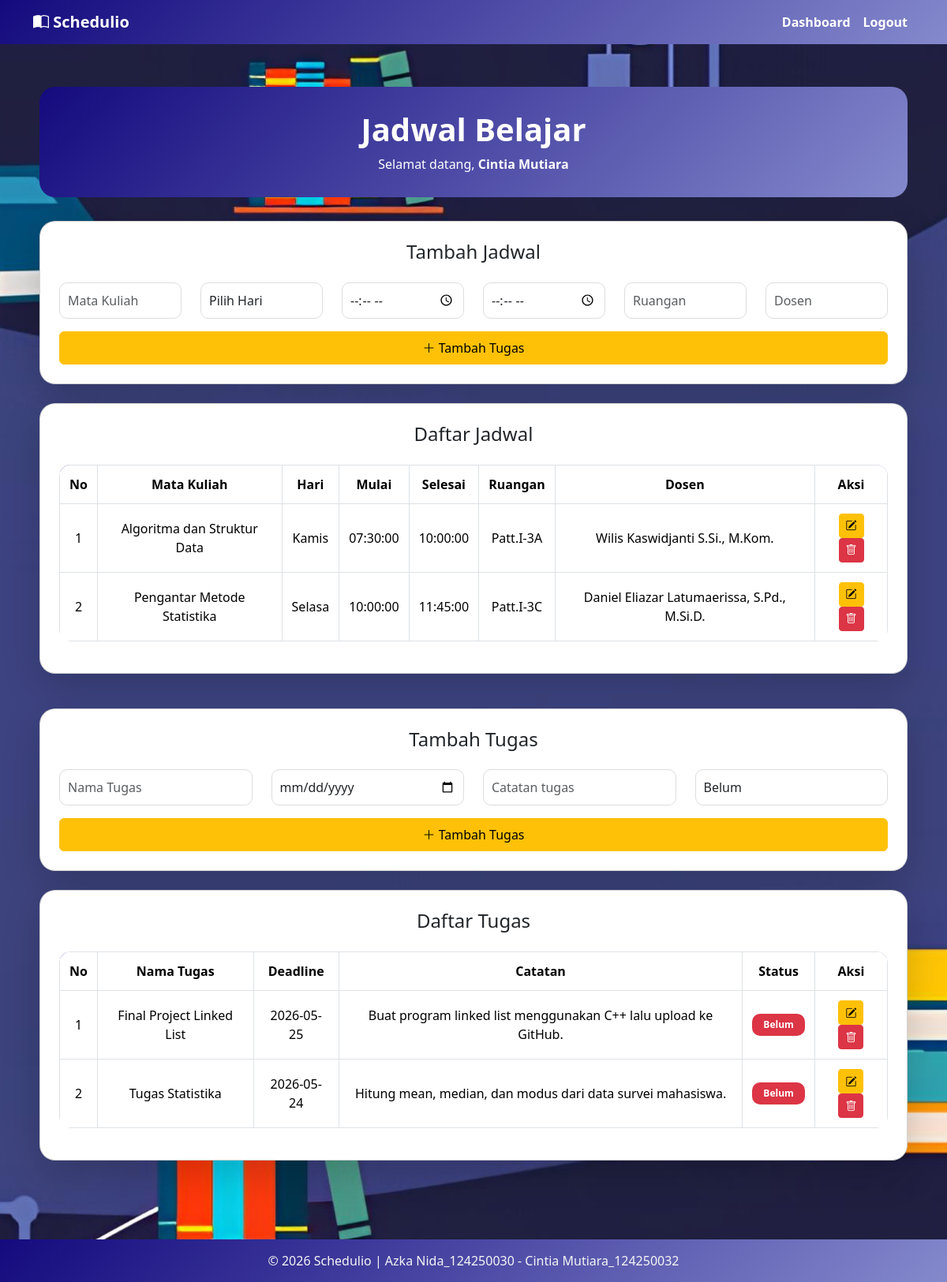
Before: /dashboard.php (signed in) with the older database file.
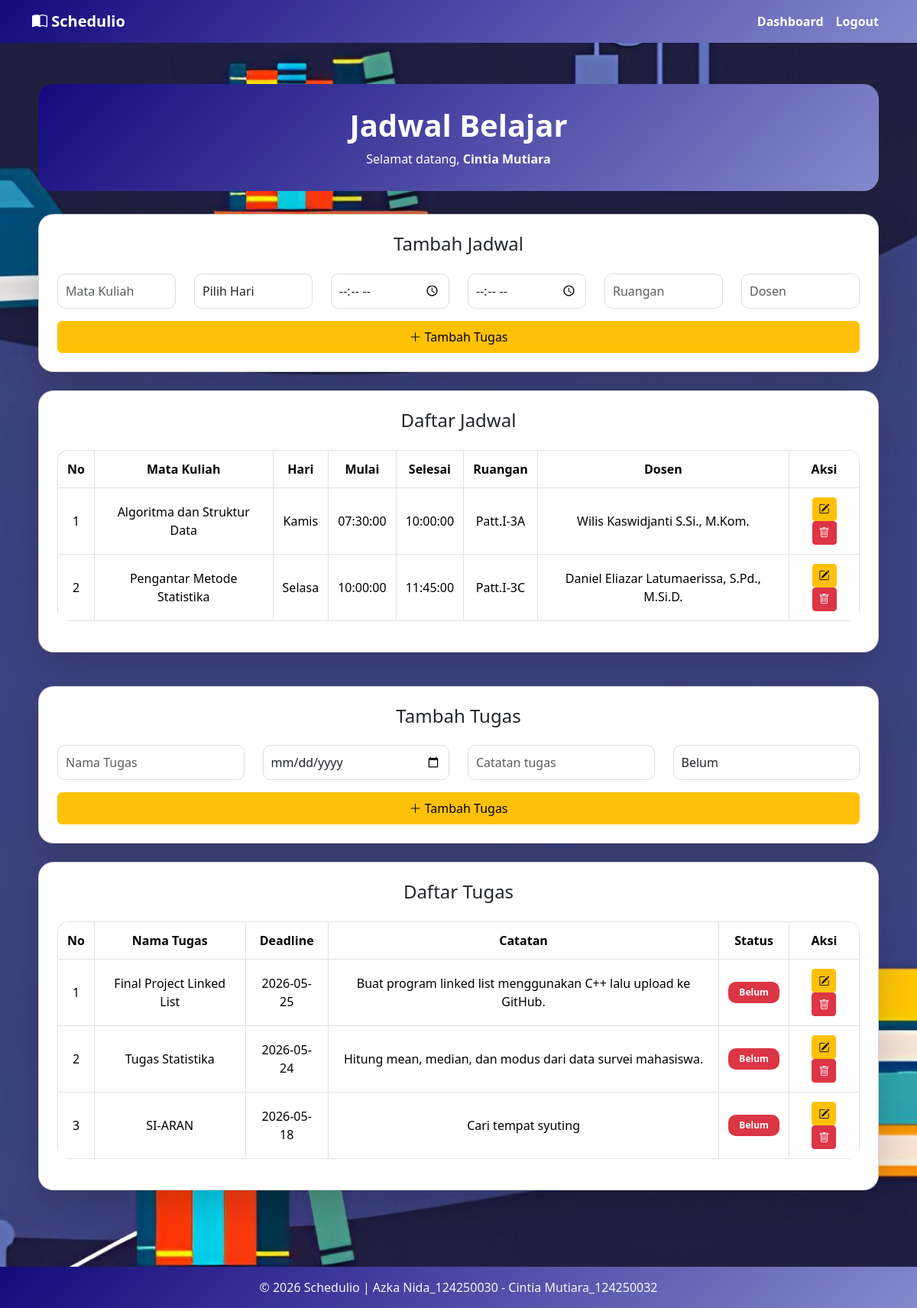
After: the same page with the newer database file.
### tables this page shows
CREATE TABLE `jadwal` (
  `id` int(11) NOT NULL,
  `user_id` int(11) DEFAULT NULL,
  `matkul` varchar(100) DEFAULT NULL,
  `hari` varchar(20) DEFAULT NULL,
  `jam_mulai` time DEFAULT NULL,
  `jam_selesai` time DEFAULT NULL,
  `ruangan` varchar(100) DEFAULT NULL,
  `dosen` varchar(100) DEFAULT NULL
);

CREATE TABLE `tugas` (
  `id` int(11) NOT NULL,
  `user_id` int(11) DEFAULT NULL,
  `nama_tugas` varchar(100) DEFAULT NULL,
  `deadline` date DEFAULT NULL,
  `catatan` text DEFAULT NULL,
  `status` enum('Belum','Selesai') DEFAULT 'Belum'
);

### dashboard.php (the view, shortened to what this page needs)
<?php
    include 'koneksi.php';
?>
<!DOCTYPE html>
<html lang="en">
<head>
    <link href="https://cdn.jsdelivr.net/npm/bootstrap@5.3.8/dist/css/bootstrap.min.css" rel="stylesheet">
    <link rel="stylesheet" href="https://cdn.jsdelivr.net/npm/bootstrap-icons@1.13.1/font/bootstrap-icons.min.css">
</head>
<body>
    <nav class="navbar navbar-expand-lg navbar-dark">
        <div class="container">
            <a class="navbar-brand"><i class="bi bi-book-half"></i> Schedulio</a>
            <div class="collapse navbar-collapse" id="navbarNav">
                <ul class="navbar-nav ms-auto">
                    <li class="nav-item">
                        <a class="nav-link active" href="#">Dashboard</a>
                    </li>
                    <li class="nav-item">
                        <a class="nav-link" href="logout.php">Logout</a>
                    </li>
                </ul>
            </div>
        </div>
    </nav>
    <div class="container main-container">
        <div class="header">
            <h1>Jadwal Belajar</h1>
            <p class="mb-0">
                Selamat datang,
                <b><?php echo $_SESSION['nama']; ?></b>
            </p>
        </div>
        <div class="card p-4 mb-4 shadow-lg">
            <h4 class="mb-4 text-center">Tambah Jadwal</h4>
            <form method="POST">
                <div class="row">
                    <div class="col-md-2 mb-2">
                        <input type="text" name="matkul" class="form-control" placeholder="Mata Kuliah" required>
                    </div>
                    <div class="col-md-2 mb-2">
                        <select name="hari" class="form-control" required>
                            <option value="" selected disabled>Pilih Hari</option>
                        </select>
                    </div>
                    <div class="col-md-2 mb-3">
                        <input type="time" name="jam_mulai" class="form-control" required>
                    </div>
                    <div class="col-md-2 mb-3">
                        <input type="time" name="jam_selesai" class="form-control" required>
                    </div>
                    <div class="col-md-2 mb-3">
                        <input type="text" name="ruangan" class="form-control" placeholder="Ruangan" required>
                    </div>
                    <div class="col-md-2 mb-3">
                        <input type="text" name="dosen" class="form-control" placeholder="Dosen" required>
                    </div>
                    <div class="col-md-12">
                        <button type="submit" name="tambah_tugas" class="btn btn-warning btn-custom w-100 py-2">
                            <i class="bi bi-plus-lg"></i> Tambah Tugas
                        </button>
                    </div>
                </div>
            </form>
        </div>
        <div class="card p-4 shadow-lg">
            <h4 class="mb-4 text-center">Daftar Jadwal</h4>
            <div class="table-responsive">
                <table class="table table-bordered table-hover text-center align-middle">
                    <thead>
                        <tr>
                            <th>No</th>
                            <th>Mata Kuliah</th>
                            <th>Hari</th>
                            <th>Mulai</th>
                            <th>Selesai</th>
                            <th>Ruangan</th>
                            <th>Dosen</th>
                            <th>Aksi</th>
                        </tr>
                    </thead>
                    <tbody>
                        <?php
                            $no = 1;
                            $id_user = $_SESSION['id'];
                            $query = mysqli_query($koneksi, "SELECT * FROM jadwal WHERE user_id='$id_user'"); while($data = mysqli_fetch_assoc($query)){
                        ?>
                        <tr>
                            <td><?php echo $no++; ?></td>
                            <td><?php echo $data['matkul']; ?></td>
                            <td><?php echo $data['hari']; ?></td>
                            <td><?php echo $data['jam_mulai']; ?></td>
                            <td><?php echo $data['jam_selesai']; ?></td>
                            <td><?php echo $data['ruangan']; ?></td>
                            <td><?php echo $data['dosen']; ?></td>
                            <td>
                                <a href="editJadwal.php?id=<?php echo $data['id']; ?>" class="btn btn-warning btn-sm">
                                    <i class="bi bi-pencil-square"></i>
                                </a>
                                <a href="hapusJadwal.php?id=<?php echo $data['id']; ?>" class="btn btn-danger btn-sm" onclick="return confirm('Yakin mau hapus jadwal ini?')">
                                    <i class="bi bi-trash"></i>
                                </a>
                            </td>
                        </tr>
                        <?php } ?>
                    </tbody>
                </table>
            </div>
        </div>
<br>
        <div class="card p-4 mb-4 shadow-lg">
            <h4 class="mb-4 text-center"> Tambah Tugas </h4>
            <form method="POST">
                <div class="row">
                    <div class="col-md-3 mb-3">
                        <input type="text" name="nama_tugas" class="form-control" placeholder="Nama Tugas"  required>
                    </div>
                    <div class="col-md-3 mb-3">
                        <input type="date" name="deadline" class="form-control" required>
                    </div>
                    <div class="col-md-3 mb-2">
                        <input type="text" name="catatan" class="form-control" placeholder="Catatan tugas">
                    </div>
                    <div class="col-md-3 mb-3">
                        <select name="status" class="form-control">
                            <option value="Belum"> Belum </option>
                        </select>
                    </div>
                    <div class="col-md-12">
                        <button type="submit" name="tambah_tugas" class="btn btn-warning btn-custom w-100 py-2">
                            <i class="bi bi-plus-lg"></i> Tambah Tugas
                        </button>
                    </div>
                </div>
            </form>
        </div>
        <div class="card p-4 shadow-lg">
            <h4 class="mb-4 text-center">Daftar Tugas</h4>
            <div class="table-responsive">
                <table class="table table-bordered table-hover text-center align-middle">
                    <thead>
                        <tr>
                            <th>No</th>
                            <th>Nama Tugas</th>
                            <th>Deadline</th>
                            <th>Catatan</th>
                            <th>Status</th>
                            <th>Aksi</th>
                        </tr>
                    </thead>
                    <tbody>
                    <?php
                    $no = 1;
                    $id_user = $_SESSION['id'];
                    $queryTugas = mysqli_query($koneksi, "SELECT * FROM tugas WHERE user_id='$id_user'");
                    while ($data = mysqli_fetch_assoc($queryTugas)) {
                    ?>
                        <tr>
                            <td><?php echo $no++; ?></td>
                            <td><?php echo $data['nama_tugas']; ?></td>
                            <td><?php echo $data['deadline']; ?></td>
                            <td><?php echo $data['catatan']; ?></td>
                            <td>
                                <?php if ($data['status'] == 'Selesai') { ?>
                                    <span class="badge bg-success">Selesai</span>
                                <?php } else { ?>
                                    <span class="badge bg-danger">Belum</span>
                                <?php } ?>
                            </td>
                            <td>
                                <a href="editTugas.php?id=<?php echo $data['id']; ?>" class="btn btn-warning btn-sm"><i class="bi bi-pencil-square"></i></a>
                                <a href="hapusTugas.php?id=<?php echo $data['id']; ?>" class="btn btn-danger btn-sm" onclick="return confirm('Yakin mau hapus tugas ini?')"><i class="bi bi-trash"></i></a>
                            </td>
                        </tr>
                    <?php } ?>
                    </tbody>
                </table>
            </div>
        </div>
    </div>
    <footer class="text-center text-lg-start">
      <div class="text-center" style="color: whitesmoke;">
        © 2026 Schedulio | Azka Nida_124250030 - Cintia Mutiara_124250032
      </div>
    </footer>
</body>
</html>

### dashboard.php (style rules this page uses)
body { background: url('img/bghome.jpeg') no-repeat center center fixed; background-size: cover; background-color: rgb(150, 158, 209); padding-top: 70px; }
.navbar { background: linear-gradient(135deg, #140a7e, #8489cc); position: fixed; top: 0; width: 100%; z-index: 1000; }
.navbar-brand, .nav-link { font-weight: bold; color: white; }
footer { background: linear-gradient(135deg, #140a7e, #8489cc); color: white; text-align: center; padding: 15px; margin-top: 40px; }
.form-control { border-radius: 10px; padding: 10px; border: 1px solid #ddd; }
.main-container { padding: 40px 20px; }
.header { background: linear-gradient(135deg, #140a7e, #8489cc); color: white; padding: 30px; border-radius: 20px; text-align: center; margin-bottom: 30px; }
.header h1 { font-weight: bold; }
.card { background: white; border-radius: 20px; padding: 20px; margin-bottom: 20px; box-shadow: 0 5px 15px rgba(0,0,0,0.05); }
.table { overflow: hidden; border-radius: 15px; }
.table thead { background: linear-gradient(135deg, #140a7e, #8489cc); color: white; }
.table th, .table td { padding: 12px; vertical-align: middle; }
.badge { padding: 8px 14px; border-radius: 10px; }

Changed rows visible on the page:
added tugas: nama_tugas "SI-ARAN", deadline "2026-05-18", catatan "Cari tempat syuting", status "Belum"
